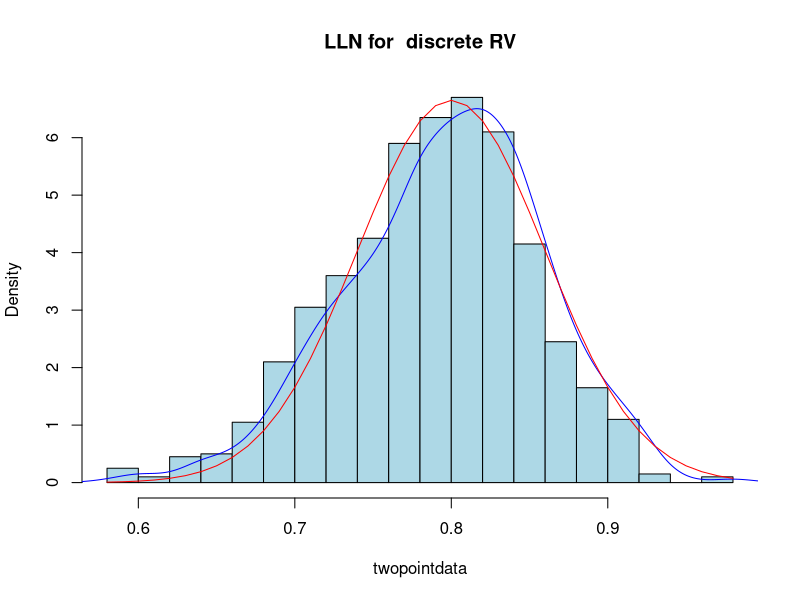
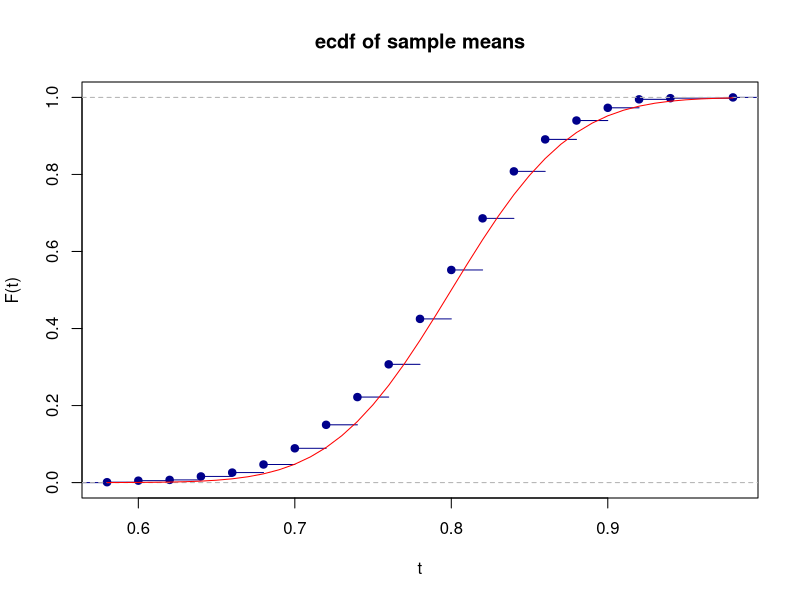
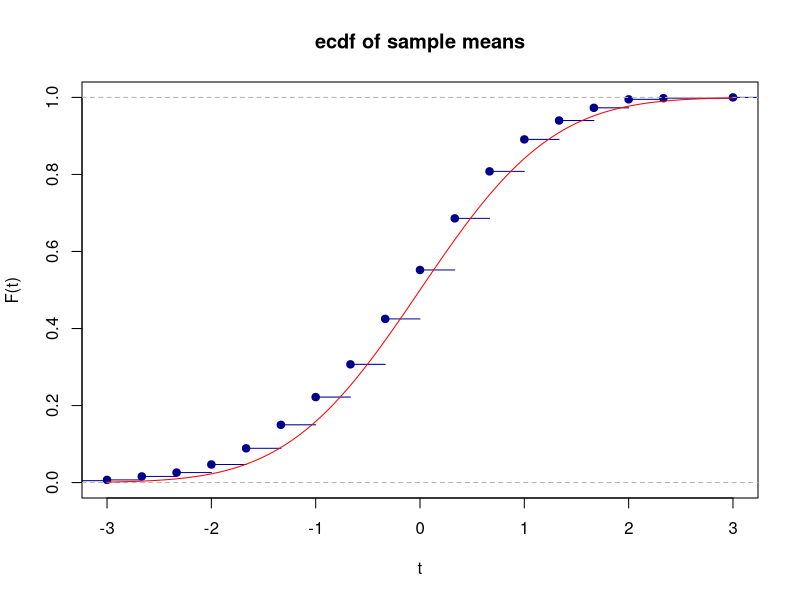
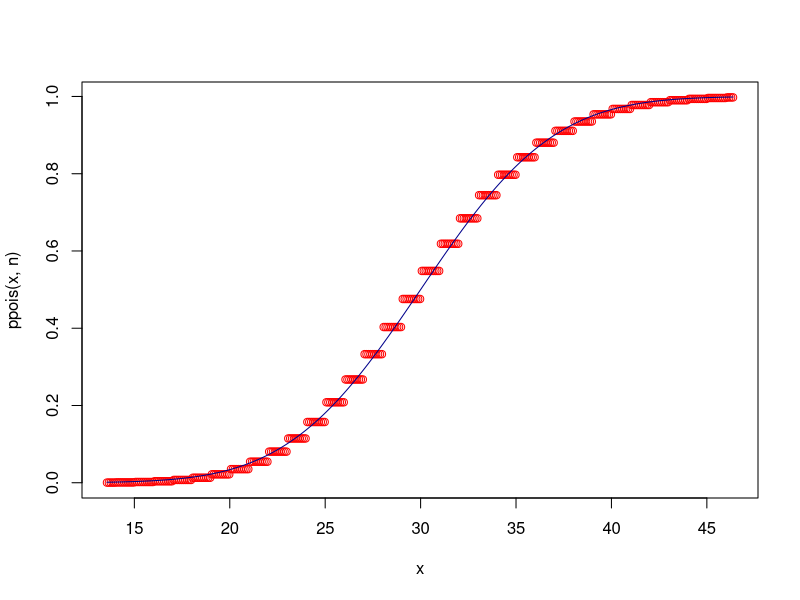

These figures' R source, in order:
## ---- chunk 1
p <- .9
n <- 100         # sample size
m <- 1000        # no. of repetitions
mu <- 2*p -1     # expected value
sigma <- 2*sqrt(p*(1-p)/n) #standard deviation
twopointdata  <- replicate(m, mean(sample(c(-1,1), size = n, prob = c(1-p,p), replace = T)))
## ---- chunk 2
eps <- .05
summary(twopointdata)
mean(abs(twopointdata-mu)>eps)
## ---- chunk 3
xrange = c(min(twopointdata),max(twopointdata))
hist(twopointdata,
     probability = T, 
     breaks = 20, 
     xlim = xrange,
     main = "LLN for  discrete RV",
     col = "lightblue");
lines(density(twopointdata),xlim=xrange, col = "blue")

x <- seq(min(twopointdata),max(twopointdata), by=.01)
lines(x,dnorm(x,mu,sigma), col = "red")
## ---- chunk 4
plot(ecdf(twopointdata), col = "darkblue", 
     main = "ecdf of sample means",
     xlim = c(min(twopointdata), max(twopointdata)),
     xlab = "t",
     ylab = "F(t)")
x <- seq(min(twopointdata), max(twopointdata),by = .01)
lines(x, pnorm(x, mean = mu, sd = sigma), col = "red")
max(abs(ecdf(twopointdata)(x)-pnorm(x, mean = mu, sd = sigma)))
## ---- chunk 5
twopointdata.norm <- (twopointdata - mu)/sigma 
plot(ecdf(twopointdata.norm), col = "darkblue", 
     main = "ecdf of sample means",
     xlim = c(-3,3),
     xlab = "t",
     ylab = "F(t)")
x <- seq(-3,3,by = .01)
lines(x, pnorm(x), col = "red")
max(abs(ecdf(twopointdata.norm)(x)-pnorm(x)))
## ---- chunk 6
# Approximation of a Poisson distribution by normal one
howgood <- function(n){
  meanpois <- n   # parameters of normal approximation
  sdpois <- sqrt(n)  #  parameters of normal approximation
  x <- seq(meanpois-3*sdpois, meanpois + 3*sdpois, by = .1)
  plot(x, ppois(x, n), col = "red")
  lines(x,pnorm(x, mean = meanpois, sd= sdpois), col = "darkblue")
  max(abs(ppois(x, n) - pnorm(x, mean = meanpois, sd= sdpois)))
}
## ---- chunk 7
howgood(30)
